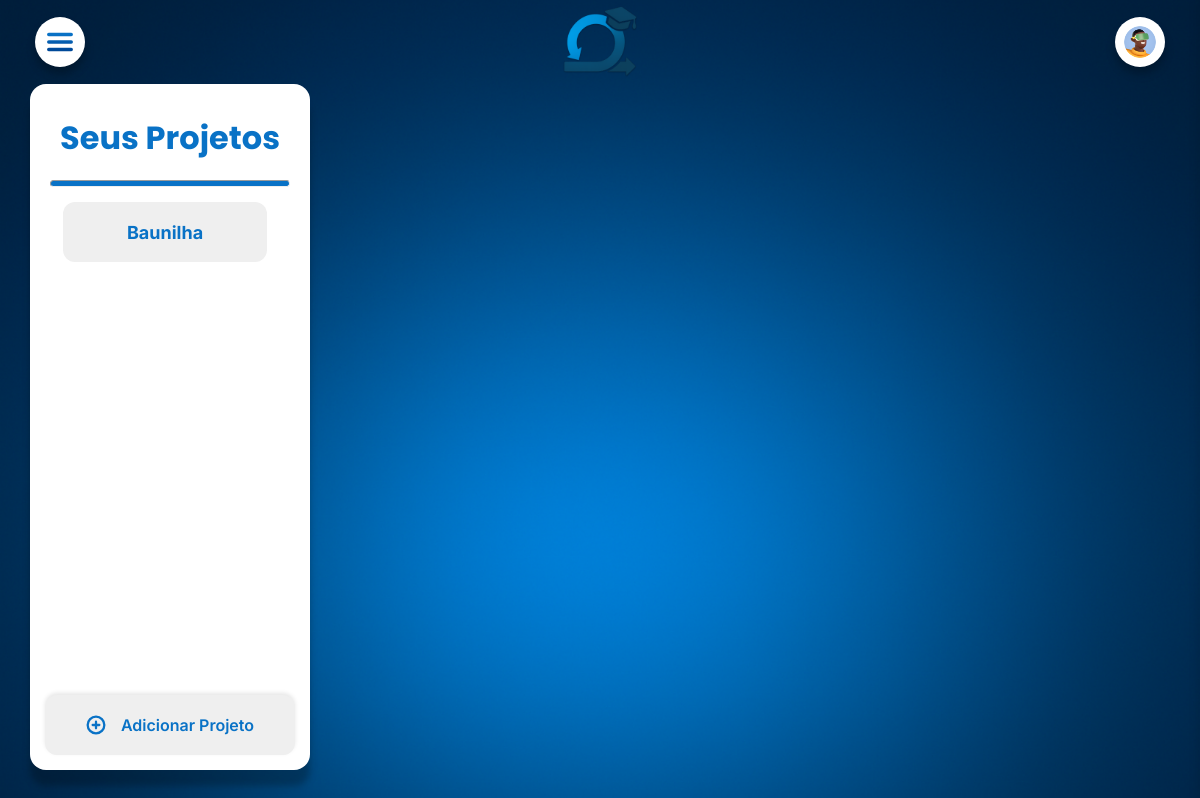
/ (signed in), run on an earlier commit of the app's database.
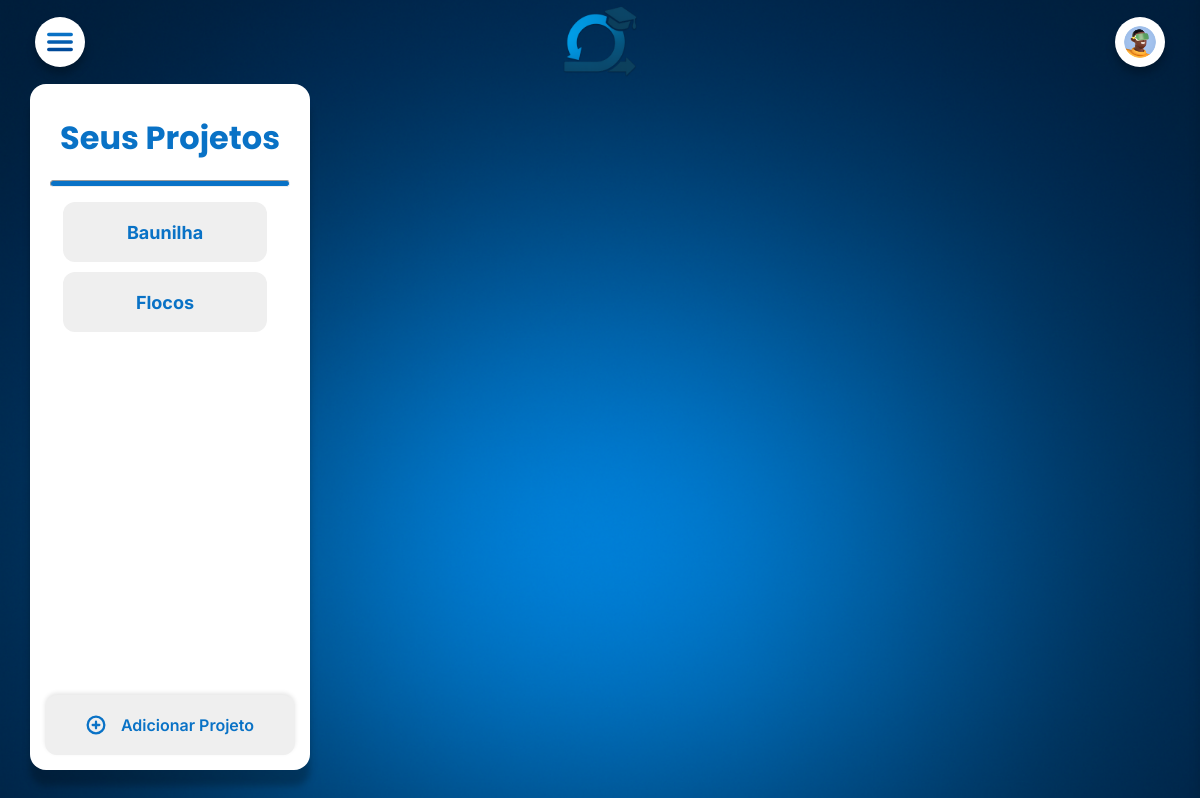
And on a later commit of the database.
### public/models.py (models this page shows, shortened)
class Projeto(models.Model):
    nome = models.CharField(max_length=200)
    descricao = models.TextField(blank=True)
    data_criacao = models.DateTimeField(default=timezone.now)
    data_inicio = models.DateTimeField(null=True, blank=True)
    data_limite = models.DateTimeField(null=True, blank=True)
    data_ultima_atualizacao = models.DateTimeField(auto_now=True)
    iteration_duration = models.PositiveIntegerField(default=2)
    iteration_unit = models.CharField(max_length=10, default='weeks') # 'weeks' or 'days'
    status_update_text = models.TextField(blank=True, null=True, help_text="Texto da última atualização de status do projeto.")
    status = models.CharField(
        max_length=20,
        choices=StatusProjetoChoices.choices,
        default=StatusProjetoChoices.PLANEJAMENTO
    )
    responsavel = models.ForeignKey(
        'UsuarioPersonalizado',
        on_delete=models.PROTECT,
        related_name='projetos_responsavel'
    )
    participantes = models.ManyToManyField(
        'UsuarioPersonalizado',
        related_name='projetos_participante'
    )
    publico = models.BooleanField(default=True)
    ativo = models.BooleanField(default=True)
    versao = models.PositiveIntegerField(default=1)
    observacoes = models.TextField(blank=True, null=True)
    feedback_final = models.TextField(
        blank=True,
        null=True,
        help_text="Feedback final do professor sobre o projeto."
    )
    class Meta:
        verbose_name = 'Projeto'
        verbose_name_plural = 'Projetos'
        ordering = ['-data_criacao']

### public/views.py (the view, shortened to what this page needs)
# urls.py: path('', views.index, name='index'),
@login_required
def index(request):
    is_professor_check = request.user.is_authenticated and request.user.tipo_usuario == 'professor'
    if request.user.tipo_usuario == 'professor':
        projetos_visiveis = Projeto.objects.filter(
            Q(responsavel=request.user) | Q(participantes=request.user)
        ).distinct()
    else:
        projetos_visiveis = Projeto.objects.filter(
            Q(participantes=request.user) & Q(ativo=True)
        ).distinct()
    projetos_atuais = projetos_visiveis.order_by('nome')
    selected_project_id = request.GET.get('projeto_id')
    selected_project = None
    project_title = "Nenhum projeto selecionado"
    colunas = []
    sprint_atual = None
    colunas_sprint = []
    colunas_meus_itens = []  # Variá vel para as tarefas do usuário
    context = {
        "is_professor": is_professor_check,
        "projetos_atuais": projetos_atuais,
        "selected_project": selected_project,
        "project_title": project_title,
        "colunas": colunas,
        "sprint_atual": sprint_atual,
        "colunas_sprint": colunas_sprint,
        "colunas_meus_itens": colunas_meus_itens,  # Adiciona ao contexto
    }
    return render(request, "public/pages/index.html", context=context)

### public/templates/public/pages/index.html (shortened to what this page needs)
{% extends "public/templates/main.html" %}
{% load static %}
{% block content %}
    {% include "public/templates/parts/header.html" %}
    <div class="main-container">
        {% include "public/templates/parts/abaProjetos.html" %}
    </div>
{% endblock %}

### public/templates/public/templates/parts/abaProjetos.html
{% load static %}
<div class="aba-de-projetos-container">
    <div class="aba-de-projetos">
        <h1 class="titulo-projetos">Seus Projetos</h1>
        <hr class="linha-projetos">
        <div class="projetos-lista">
            {% for p in projetos_atuais %}
                <a href="{% url 'public:index' %}?projeto_id={{ p.id }}" class="projeto-link" style="text-decoration: none;">
                    {% include "public/templates/parts/projRec.html" %}
                </a>
            {% empty %}
                <p class="nenhum-projeto-mensagem">Nenhum projeto encontrado.</p>
            {% endfor %}
        </div>
        {% if is_professor %}
            <div class ="adicionar-projeto">
                <a href="javascript:void(0);" id="showAddProjectModalButton">
                    <img class="plus-icon" src="{% static 'public/images/Plus circle.svg' %}" alt="Adicionar Projeto">
                    <h4>Adicionar Projeto</h4>
                </a>
            </div>
        {% endif %}
    </div>
</div>

### public/templates/public/templates/parts/projRec.html
<div class="rectangle-div">
    <h4 class="projectName">{{ p.nome }}</h4>
</div>

What changed in the data, as far as the page shows it:
added Projeto: nome "Flocos"
